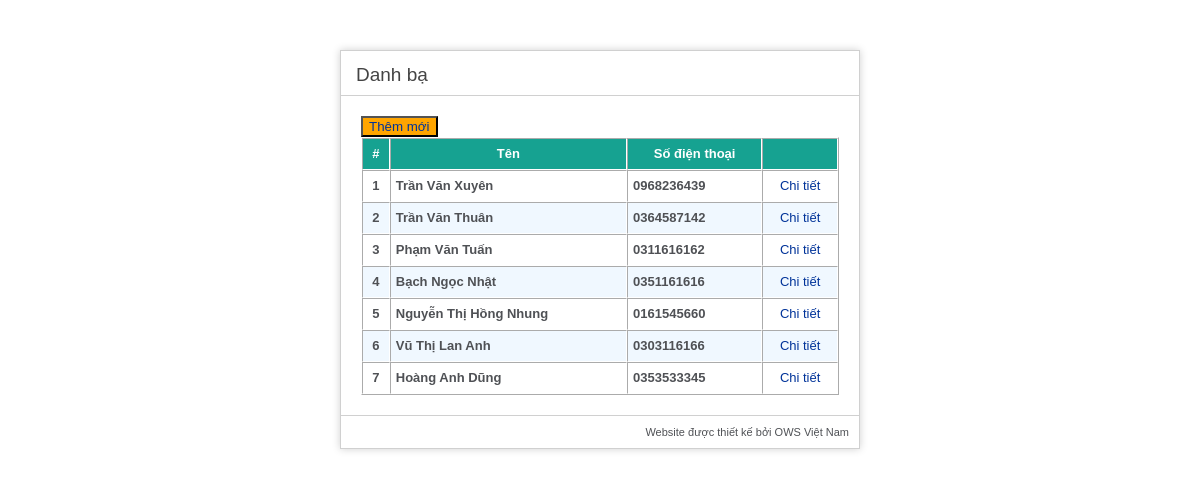
The page / on the database its author committed.
### tables this page shows
CREATE TABLE `contacts` (
  `id` int(11) NOT NULL,
  `name` varchar(100) NOT NULL,
  `phone1` varchar(20) NOT NULL,
  `phone2` varchar(20) NOT NULL,
  `email` varchar(100) NOT NULL,
  `fb` varchar(200) NOT NULL,
  `company` varchar(100) NOT NULL
);

### application/controllers/Contact.php (called while the page is built, shortened)
<?php
class Contact extends CI_Controller {
	public function __construct()
    {
        $this->load->model('contact_model');
    }
    public function index()
    {
        $data['contacts'] = $this->contact_model->getContacts();
        $data['subview']  = 'contact_list';
        $data['title']    = 'Danh bạ';
        $this->load->view('main', $data);
    }
}

### index.php (called while the page is built, shortened)
<?php
require_once BASEPATH.'core/CodeIgniter.php';

### application/models/Contact_model.php (called while the page is built, shortened)
<?php
class Contact_model extends CI_Model
{
    public function getContacts()
    {
        $query = $this->db->get('contacts');
        return $query->result();
    }
}

### application/views/contact_list.php (the view)
<button><a href="<?=base_url()?>contact/add">Thêm mới</a></button>
<table cellpadding="5" cellspacing="0" border="1">
    <tr style="color: white; background-color: #16a291;" >
        <th>#</th>
        <th>Tên</th>
        <th>Số điện thoại</th>
        <th></th>
    </tr>
    <?php foreach ($contacts as $index => $item): ?>
    <tr class="<?= ($index % 2) ? 'odd' : 'even' ?>">
        <td class="center"><?= $index+1 ?></td>
        <td><?= $item->name ?></td>
        <td><?= $item->phone1 ?></td>
        <td class="center"><a href="<?=base_url()?>contact/edit/<?= $item->id ?>">Chi tiết</a></td>
    </tr>
    <?php endforeach; ?>
</table>

### application/views/main.php (shortened to what this page needs)
?><!DOCTYPE html>
<html lang="en">
<head>
</head>
<body>
	<div id="container">
	    <h1><?php echo $title ?></h1>
	    <div id="body">
	    	<?php $this->load->view($subview); ?>
	    </div>
	    <p class="footer">Website được thiết kế bởi OWS Việt Nam</p>
	</div>
</body>
</html>

### application/views/main.php (style rules this page uses)
body { background-color: #fff; margin: 40px; font: 13px/20px normal Helvetica, Arial, sans-serif; color: #4F5155; }
a { color: #003399; background-color: transparent; font-weight: normal; text-decoration: none; }
h1 { color: #444; font-weight: bold; background-color: transparent; border-bottom: 1px solid #D0D0D0; font-size: 19px; font-weight: normal; margin: 0 0 14px 0; padding: 14px 15px 10px 15px; }
#body { margin: 20px; }
table { width: 100%; border-color: white; font-weight: bold; }
.center { text-align: center; }
p.footer { text-align: right; font-size: 11px; border-top: 1px solid #D0D0D0; line-height: 32px; padding: 0 10px 0 10px; margin: 20px 0 0 0; }
#container { margin: 50px 300px 50px 300px; border: 1px solid #D0D0D0; box-shadow: 0 0 8px #D0D0D0; }
.odd { background-color: #F0F8FF }
.even { background-color: #FFFFFF }
button { background: orange }

### rows shown on the page
contacts: name "Trần Văn Xuyên", phone1 "0968236439"
contacts: name "Trần Văn Thuân", phone1 "0364587142"
contacts: name "Phạm Văn Tuấn", phone1 "0311616162"
contacts: name "Bạch Ngọc Nhật", phone1 "0351161616"
contacts: name "Nguyễn Thị Hồng Nhung", phone1 "0161545660"
contacts: name "Vũ Thị Lan Anh", phone1 "0303116166"
contacts: name "Hoàng Anh Dũng", phone1 "0353533345"

### other values the page prints
$title "Danh bạ"
